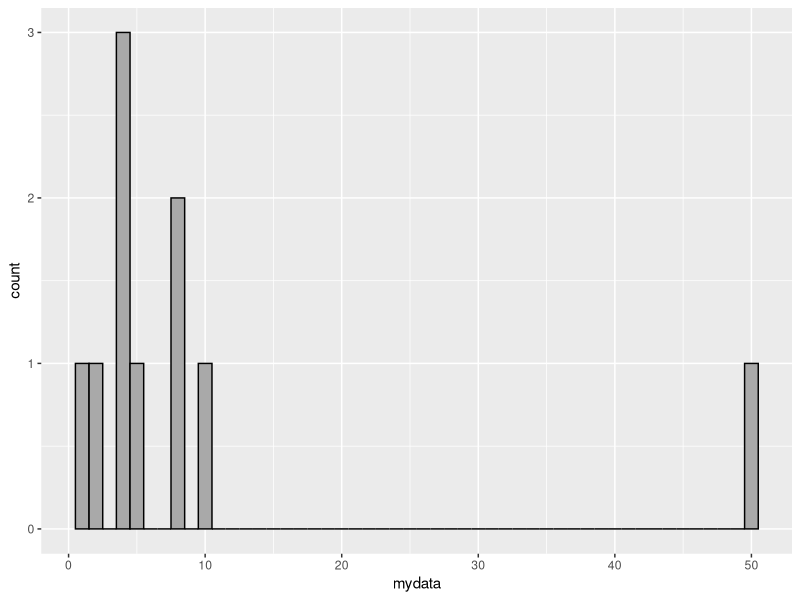

Source code (R):
## ---- chunk 1
# Basic R:
mydata <- c(1,2,4,4,4,5,8,8,10,50)
mean(mydata)
## ---- chunk 2
median(mydata)
## ---- chunk 3
table(mydata)
## ---- chunk 4
which.max(table(mydata))
## ---- chunk 5
library(tidyverse)
## ---- chunk 6
data.frame(mydata) %>% 
ggplot(aes(mydata)) + 
  geom_histogram(binwidth=1, colour="black", fill="darkgray")
## ---- chunk 7
sd(mydata)
## ---- chunk 8
head(mtcars$mpg) # miles per gallon
## ---- chunk 9
unique(mtcars$vs) # vs is either V-engine or Straight-engine
mtcars %>%
  group_by(vs) %>%
  summarise(mean.mpg = mean(mpg, na.rm = TRUE),
            sd.mpg = sd(mpg, na.rm = TRUE),
            n.mpg = n()) %>%
  mutate(se.mpg = sd.mpg / sqrt(n.mpg),
         lower.ci.mpg = mean.mpg - qt(1 - (0.05 / 2), n.mpg - 1) * se.mpg,
         upper.ci.mpg = mean.mpg + qt(1 - (0.05 / 2), n.mpg - 1) * se.mpg)

